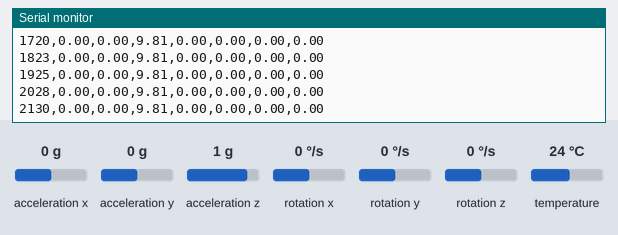
A sketch run on a simulated ESP32. Parts: the last lines printed to the serial monitor. The test bench sets the inputs (shaded band); at power-on: acceleration x 0 g, acceleration y 0 g, acceleration z 1 g, rotation x 0 °/s, rotation y 0 °/s, rotation z 0 °/s, temperature 24 °C.

Above: at 2.2 s.
2.3 s: acceleration x set to -1.4 g
At 2.34 s:
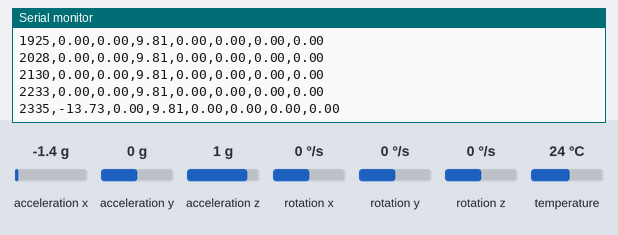
3.8 s: acceleration y set to -1.4 g
At 3.88 s:
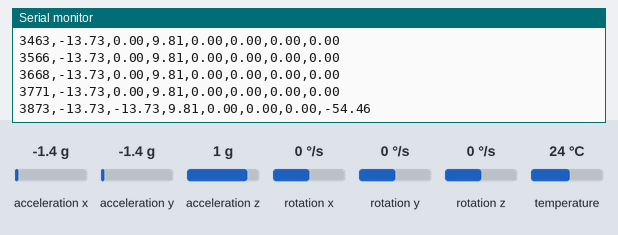
5.3 s: acceleration z set to -1.4 g
At 5.31 s:
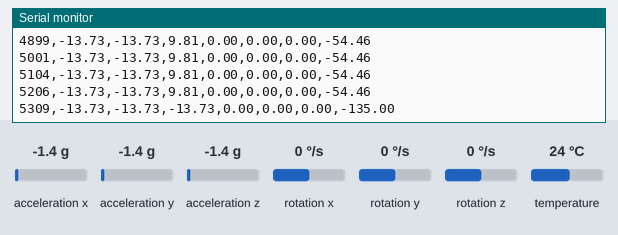
6.8 s: rotation x set to -192 °/s
At 6.85 s:
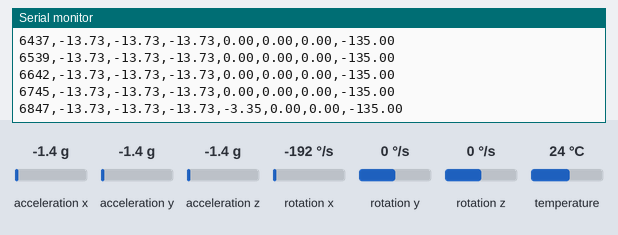
8.3 s: rotation y set to -192 °/s
At 8.39 s:
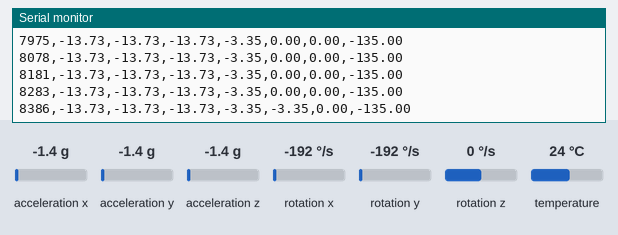
Timing chart, 0 to 10.8 s (numbered marks = the images above; inputs shaded):
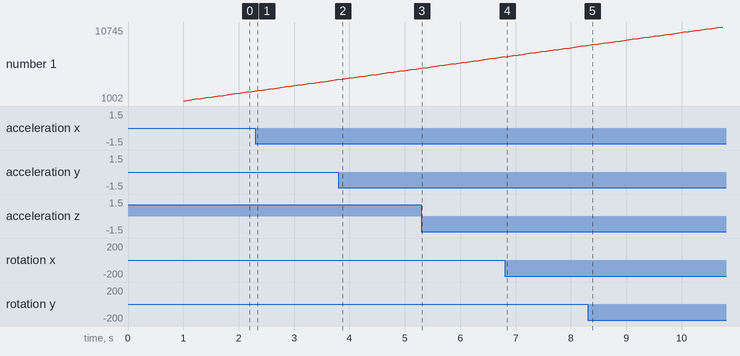

The sketch:

mpu6050_serial_csv.ino
```cpp
//mpu6050_serial_csv.ino

#include <Wire.h>
#include <Adafruit_MPU6050.h>
#include <Adafruit_Sensor.h>

Adafruit_MPU6050 mpu;

void setup() {
  Serial.begin(115200);
  delay(1000);

  Wire.begin(21, 22); // SDA, SCL for ESP32

  if (!mpu.begin()) {
    Serial.println("MPU6050 not found");
    while (1) delay(10);
  }

  Serial.println("time_ms,accel_x,accel_y,accel_z,gyro_x,gyro_y,gyro_z,angle_deg");
}

void loop() {
  sensors_event_t a, g, temp;
  mpu.getEvent(&a, &g, &temp);

  float angle_deg = atan2(a.acceleration.y, a.acceleration.z) * 180.0 / PI;

  Serial.print(millis());
  Serial.print(",");
  Serial.print(a.acceleration.x);
  Serial.print(",");
  Serial.print(a.acceleration.y);
  Serial.print(",");
  Serial.print(a.acceleration.z);
  Serial.print(",");
  Serial.print(g.gyro.x);
  Serial.print(",");
  Serial.print(g.gyro.y);
  Serial.print(",");
  Serial.print(g.gyro.z);
  Serial.print(",");
  Serial.println(angle_deg);

  delay(100);
}
```

Measured:
- after the input at 2.3 s, the serial monitor: prints a new line at once (image 1)
- after the input at 3.8 s, the serial monitor: prints a new line after 0.07 s (image 2)
- after the input at 5.3 s, the serial monitor: prints a new line at once (image 3)
- after the input at 6.8 s, the serial monitor: prints a new line after 0.05 s (image 4)
- after the input at 8.3 s, the serial monitor: prints a new line after 0.09 s (image 5)
- plotted number 1: 2233 → 3771 after the input at 2.3 s, 5206 → 6745 after the input at 5.3 s
